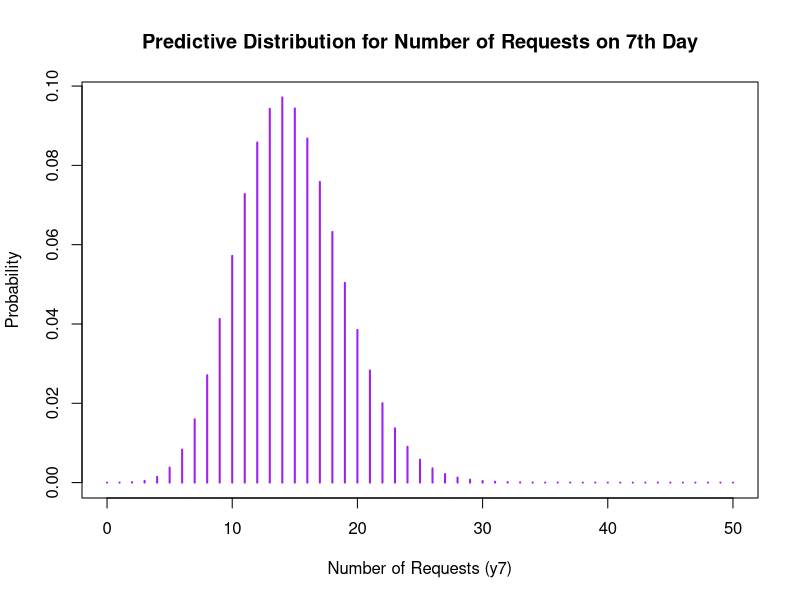

Write the R code that produced this figure.
# Set parameters for the Negative Binomial distribution
alpha <- 88
beta <- 6
p <- beta / (1 + beta)  # probability of success for Negative Binomial

# Generate values for y7 (number of requests)
y7_values <- 0:50  # range of possible values for requests on the 7th day

# Calculate the probability mass function for the Negative Binomial distribution
predictive_distribution <- dnbinom(y7_values, size = alpha, prob = p)

print(predictive_distribution[18+1])

# Plot the predictive distribution
plot(y7_values, predictive_distribution, type = "h", 
     main = "Predictive Distribution for Number of Requests on 7th Day",
     xlab = "Number of Requests (y7)", 
     ylab = "Probability", 
     col = "purple", lwd = 2)
